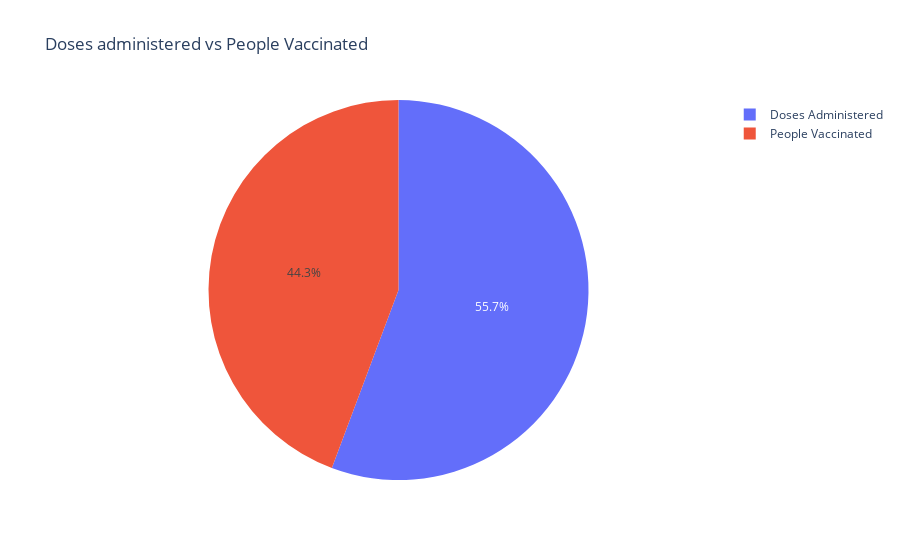

The code cell stored with this chart in its notebook:
### Code cell
Doses = df_vaccine["Total Doses Administered"].iloc[135] 
Vaccinated = df_vaccine["Total Individuals Vaccinated"].iloc[135] 
px.pie(names=["Doses Administered","People Vaccinated"],values=[Doses,Vaccinated],title="Doses administered vs People Vaccinated")

### Figure 1 — Plotly figure (JSON) as saved in the notebook; plotly's stock layout.template omitted (floating-point values rounded to 4 significant figures)
{"data": [{"domain": {"x": [0, 1], "y": [0, 1]}, "hovertemplate": "label=%{label}<br>value=%{value}<extra></extra>", "labels": ["Doses Administered", "People Vaccinated"], "legendgroup": "", "name": "", "showlegend": true, "type": "pie", "values": [211778491, 168393525]}], "layout": {"legend": {"tracegroupgap": 0}, "title": {"text": "Doses administered vs People Vaccinated"}, "autosize": true}}
